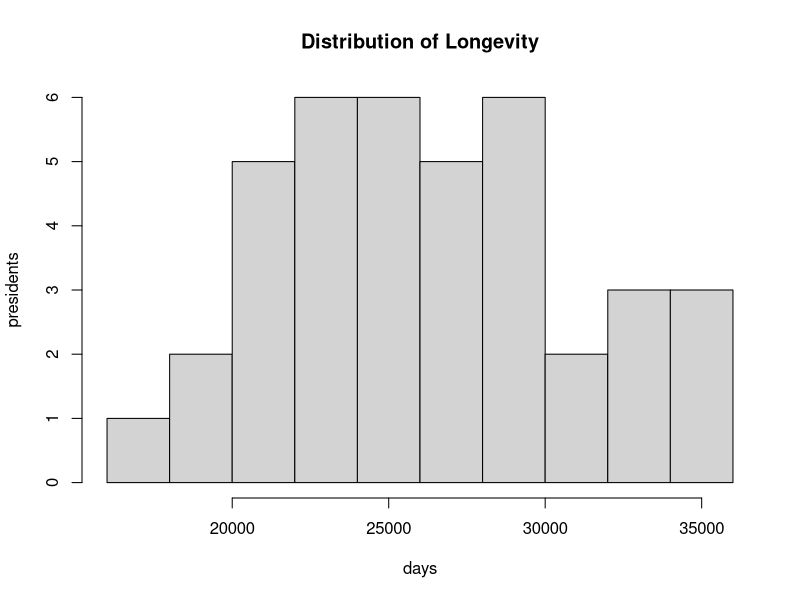

Recreate this plot in R.




setwd("C:/Users/JamesMartin/Desktop/a_problem_with_presidents")


######### Load Data ###############

df <- read.csv("U.S. Presidents Birth and Death Information - Sheet1.csv")
df <- apply(df, MARGIN = 2, function(x) ifelse(x=="",NA,x)) # add NA values
df <- data.frame(df) # convert back to data frame
df <- df[-which(grepl("Reference", df$PRESIDENT)),] # remove reference row

#rename columns to be consistent with columns we'll generate later
names(df) <- c("president", "birth_date", "birth_place", 
               "death_date", "death_place")
 

######## Reformat Dates ###########


dt_reformat <- function(x){ # new function to reformat date from df
  
  if(!is.na(x) ){ # if not NA
    
    dt_split <- strsplit(x, " ")[[1]] # split D M and Y
    
    dt_split[1] <- which( grepl(  dt_split[1], month.name)) #get month number
    dt_split[2] <- gsub(",", "", dt_split[2]) # remove comma from day
    
    dt_clean    <- paste(dt_split, collapse = "-") # bring together again
    dt_formated <- as.Date(dt_clean, tryFormats = "%m-%d-%Y") #reformat
    dt_formated <-  as.character(dt_formated) # convert to character
    
    return(dt_formated)
  }else{
    return(NA)
  }
  
}

# apply the function to the date columns
df$birth_date <- sapply(df$birth_date, dt_reformat)
df$death_date <- sapply(df$death_date, dt_reformat)

################## calculate lifespan #####

#extract year from date
df$year_of_birth <- as.numeric(substr(df$birth_date,1,4))
df$year_of_death <- as.numeric(substr(df$death_date,1,4))

# new columns
df$lived_years  <- NA
df$lived_months <- NA
df$lived_days   <- NA

# function to calculate the number defined time spans from days
# requires start date, end date, and float defining the time span
calc_period <- function(dt_start, dt_end, period){
  # get difference in days between start and end 
  days_lived <-  as.numeric(as.Date(dt_end) -  as.Date(dt_start))   
  full_spans_lived <-  floor(days_lived/period) # divide days by period of span
  return(full_spans_lived)
}
# get years, months, and days
df$lived_years  <-  calc_period(df$birth_date, df$death_date, 365.25)
df$lived_months <-  calc_period(df$birth_date, df$death_date, 30.4375)
df$lived_days   <-  calc_period(df$birth_date, df$death_date, 1)

# get rows of currently living presidents
alive_ind <- which(is.na(df$year_of_death))

# remove from the analysis
df <- df[-alive_ind,]

# alternatively, calculate the spans they've been alive based on current date
#df$lived_years[alive_ind]  <- calc_period(df$birth_date[alive_ind], Sys.Date(), 365.25)
#df$lived_months[alive_ind] <- calc_period(df$birth_date[alive_ind], Sys.Date(), 30.4375)
#df$lived_days[alive_ind]   <- calc_period(df$birth_date[alive_ind], Sys.Date(), 1)

  
################ top ten tables ###########

# note the columns we want to show in the output tables
keep_colnames <- c( "president","birth_date","birth_place",
                    "death_date","death_place", "lived_years")

#get the ten longest living presidents by sorting
ten_longest <-  df[order(df$lived_days, decreasing = TRUE)[1:10],]
ten_longest <- ten_longest[keep_colnames] # drop other columns

write.csv(ten_longest, "ten_longest.csv") # write out

#get the ten short living presidents by sorting
ten_shortest <-  df[order(df$lived_days, decreasing = FALSE)[1:10],]
ten_shortest <- ten_shortest[keep_colnames] # drop other columns

write.csv(ten_longest, "ten_shortest.csv") # write out

################ stats tables ###########
  

results <- rep(NA, 6) # create vector to store summary stats
names(results) <- c("mean", "median", "mode","max", "min", "std_dev") # name

# the number of unique values is the same as the length of the vector
#   therefore there is no mode
length(unique(df$lived_days))== length(df$lived_days)

# fill in values, rounding
results["mean"]    <- round(mean(df$lived_days), digits = 2)
results["median"]  <- round(median(df$lived_days), digits = 2)
results["max"]     <- round(max(df$lived_days), digits = 2)
results["min"]     <- round(min(df$lived_days), digits = 2)
results["std_dev"] <- round(sd(df$lived_days), digits = 2)
 
# # convert vector to data frame
results_tb <- data.frame(metric = names(results), value = unlist(results))
rownames(results_tb) <- 1:nrow(results_tb) # fill in redundant row names

write.csv(results_tb, "summary.csv") # write out
       
############## histogram #############

# open graphics device
png("histogram.png", width = 500, height = 500)

# plot histogram of days
hist(df$lived_days, xlab = "days", ylab = "presidents", breaks = 10,
     main = "Distribution of Longevity")

# close the device and save the plot  
dev.off()
